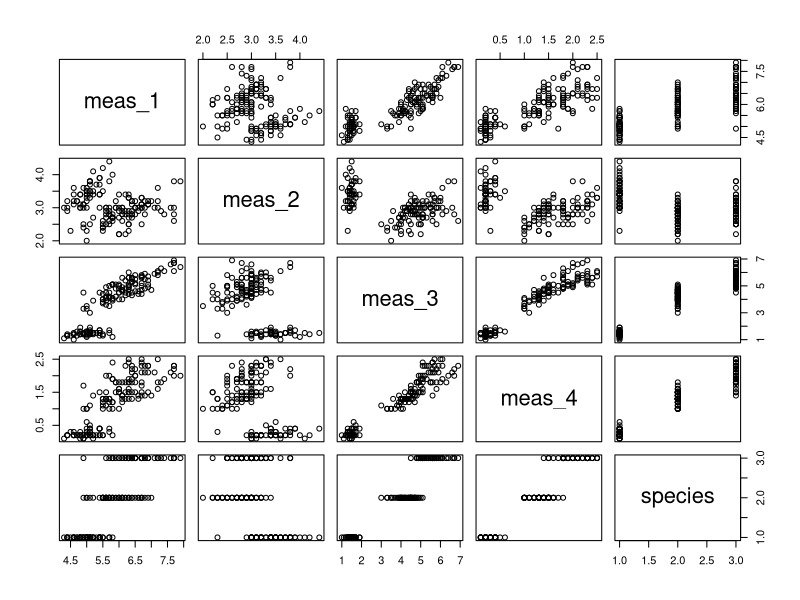

Write R code to recreate this figure.
install.packages("readxl")

library(readxl)
data <- read_excel("Proj1DataSet.xlsx")

View(data)

plot(data)

summary(data)
